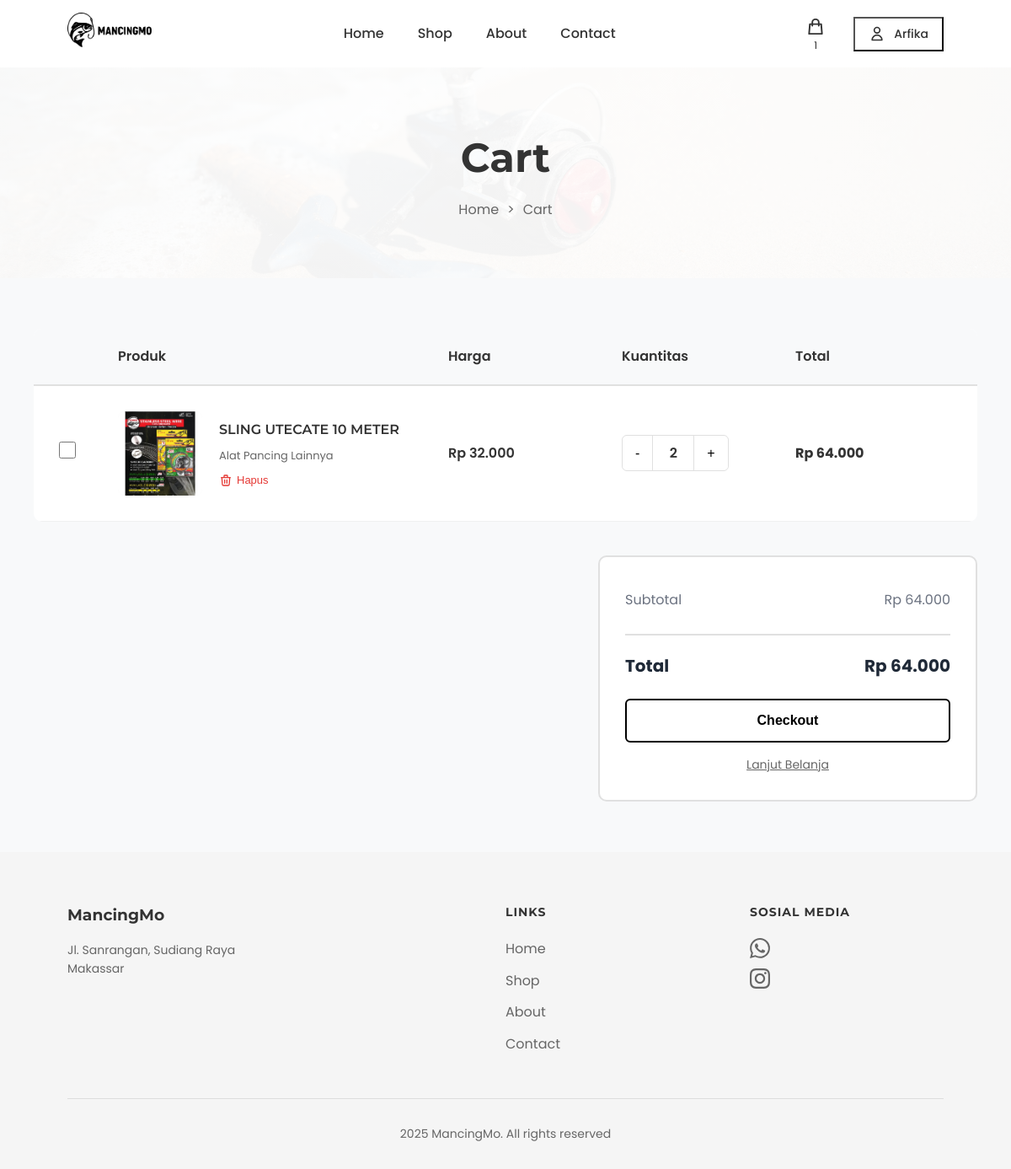
/cart/ (signed in), run on an earlier commit of the app's database.
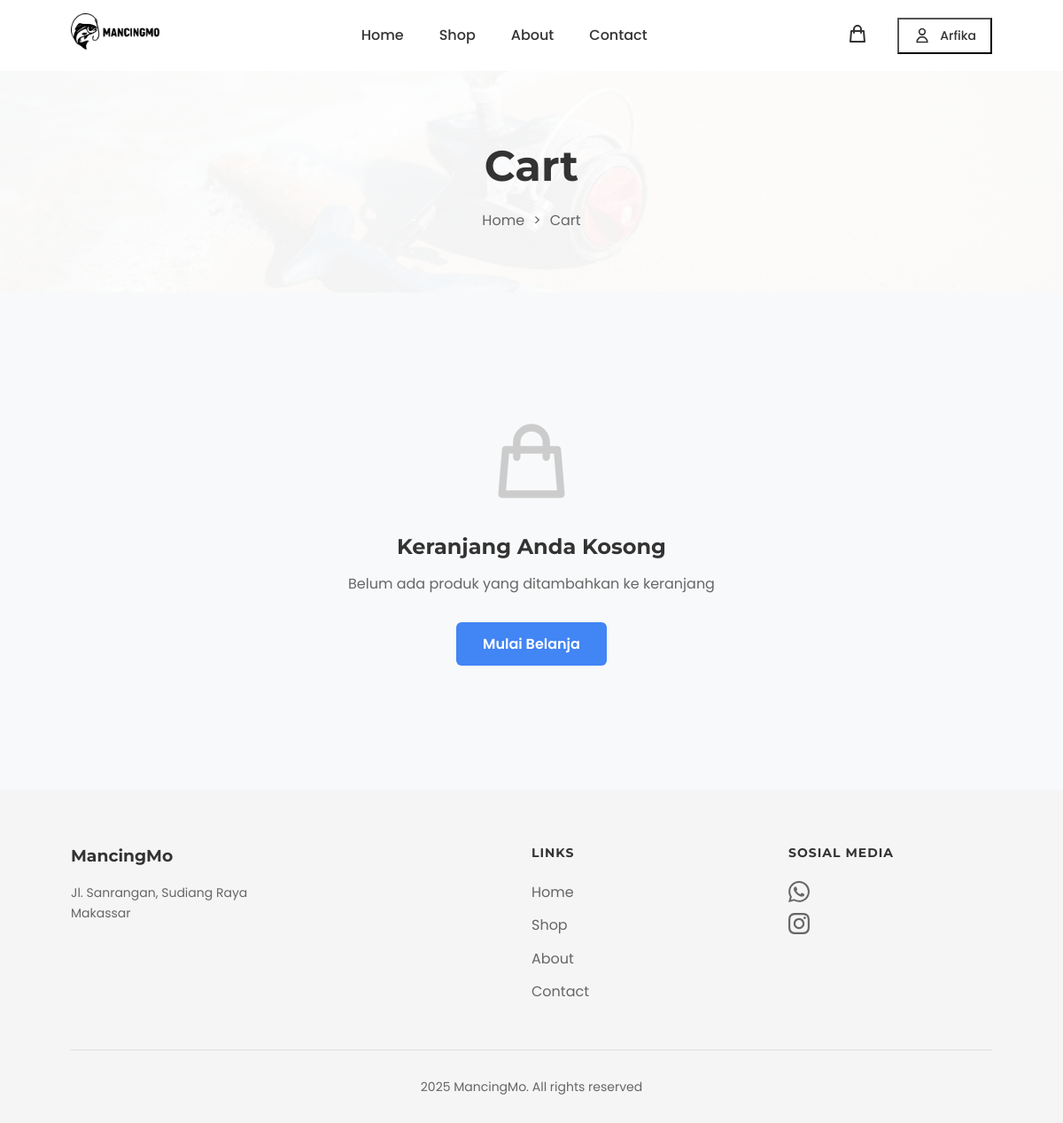
And on a later commit of the database.
### products/models.py (models this page shows, shortened)
class Cart(models.Model):
    user = models.OneToOneField(User, on_delete=models.CASCADE, related_name='cart', verbose_name="Pengguna")
    created_at = models.DateTimeField(auto_now_add=True, verbose_name="Dibuat Pada")
    updated_at = models.DateTimeField(auto_now=True, verbose_name="Diperbarui Pada")
    class Meta:
        verbose_name = "Keranjang"
        verbose_name_plural = "Keranjang"
        app_label = 'products'
    @property
    def unique_items_count(self):
        return self.items.count()
    def get_total(self):
        return sum(item.get_subtotal() for item in self.items.all())
    def get_unique_items_count(self):
        return self.unique_items_count

class CartItem(models.Model):
    cart = models.ForeignKey(Cart, on_delete=models.CASCADE, related_name='items', verbose_name="Keranjang")
    product = models.ForeignKey(Product, on_delete=models.CASCADE, verbose_name="Produk")
    quantity = models.IntegerField(default=1, verbose_name="Jumlah")
    added_at = models.DateTimeField(auto_now_add=True, verbose_name="Ditambahkan Pada")
    class Meta:
        verbose_name = "Item Keranjang"
        verbose_name_plural = "Item Keranjang"
        unique_together = ('cart', 'product')
    @property
    def subtotal(self):
        return self.product.price * self.quantity
    def get_subtotal(self):
        return self.subtotal

class Product(models.Model):
    name = models.CharField(max_length=300, verbose_name="Nama Produk")
    slug = models.SlugField(unique=True, blank=True, verbose_name="Slug")
    description = models.TextField(verbose_name="Deskripsi")
    price = models.DecimalField(max_digits=10, decimal_places=0, verbose_name="Harga")
    category = models.ForeignKey(Category, on_delete=models.CASCADE, related_name='products', verbose_name="Kategori")
    stock = models.IntegerField(default=0, verbose_name="Stok")
    image = models.ImageField(upload_to='products/', blank=True, null=True, verbose_name="Gambar")
    is_active = models.BooleanField(default=True, verbose_name="Aktif")
    featured = models.BooleanField(default=False, verbose_name="Unggulan")
    created_at = models.DateTimeField(auto_now_add=True, verbose_name="Dibuat Pada")
    updated_at = models.DateTimeField(auto_now=True, verbose_name="Diperbarui Pada")
    class Meta:
        verbose_name = "Produk"
        verbose_name_plural = "Produk"
        ordering = ['-created_at']
        app_label = 'products'

class Category(models.Model):
    name = models.CharField(max_length=200, verbose_name="Nama Kategori")
    slug = models.SlugField(unique=True, blank=True, verbose_name="Slug")
    description = models.TextField(blank=True, verbose_name="Deskripsi")
    created_at = models.DateTimeField(auto_now_add=True, verbose_name="Dibuat Pada")
    class Meta:
        verbose_name = "Kategori"
        verbose_name_plural = "Kategori"
        ordering = ['name']
        app_label = 'products'

### products/views.py (the view)
# urls.py: path('cart/', views.cart, name='cart'),
@login_required
def cart(request):
    cart, created = Cart.objects.get_or_create(user=request.user)
    cart_items = cart.items.select_related('product').all()
    context = {
        'cart': cart,
        'cart_items': cart_items,
    }
    return render(request, 'cart.html', context)

### templates/cart.html (shortened to what this page needs)
{% extends 'base.html' %}
{% load static %}
{% load humanize %}
{% block extra_css %}
<link rel="stylesheet" href="{% static 'css/cart.css' %}">
{% endblock %}
{% block content %}
<section class="page-hero">
    <h1 class="page-title">Cart</h1>
    <div class="breadcrumb">
        <a href="{% url 'home' %}">Home</a>
        <span>></span>
        <span>Cart</span>
    </div>
</section>
<section class="cart-container">
    {% if cart_items %}
    <div class="cart-table">
        <div class="table-header">
            <div></div>
            <div>Produk</div>
            <div>Harga</div>
            <div>Kuantitas</div>
            <div>Total</div>
        </div>
        {% for item in cart_items %}
        <div class="cart-item">
            <div>
                <input type="checkbox" class="item-checkbox" data-item-id="{{ item.id }}">
            </div>
            <div class="item-details">
                <div class="item-image">
                    {% if item.product.image %}
                    <img src="{{ item.product.image.url }}" alt="{{ item.product.name }}">
                    {% else %}
                    <img src="{% static 'image/no-image.png' %}" alt="No Image">
                    {% endif %}
                </div>
                <div class="item-info">
                    <h3>{{ item.product.name }}</h3>
                    <div class="item-variant">{{ item.product.category.name }}</div>
                    <div class="item-actions">
                        <form method="post" action="{% url 'remove_from_cart' item.id %}" style="display: inline;">
                            <button type="submit" class="action-btn" onclick="return confirm('Hapus produk ini dari keranjang?')">
                                <svg fill="none" stroke="currentColor" viewBox="0 0 24 24">
                                    <path stroke-linecap="round" stroke-linejoin="round" stroke-width="2" d="M19 7l-.867 12.142A2 2 0 0116.138 21H7.862a2 2 0 01-1.995-1.858L5 7m5 4v6m4-6v6m1-10V4a1 1 0 00-1-1h-4a1 1 0 00-1 1v3M4 7h16"/>
                                </svg>
                                Hapus
                            </button>
                        </form>
                    </div>
                </div>
            </div>
            <div class="item-price">
                Rp {{ item.product.price|floatformat:0|intcomma }}
            </div>
            <div class="item-quantity">
                <button class="qty-btn" onclick="updateQuantity({{ item.id }}, 'decrease')">-</button>
                <span class="qty-display" id="qty-{{ item.id }}">{{ item.quantity }}</span>
                <button class="qty-btn" onclick="updateQuantity({{ item.id }}, 'increase')">+</button>
            </div>
            <div class="item-total" id="subtotal-{{ item.id }}">
                Rp {{ item.get_subtotal|floatformat:0|intcomma }}
            </div>
        </div>
        {% endfor %}
    </div>
    <div class="cart-summary">
        <div class="summary-row">
            <span>Subtotal</span>
            <span id="cart-subtotal">Rp {{ cart.get_total|floatformat:0|intcomma }}</span>
        </div>
        <div class="summary-row total">
            <span>Total</span>
            <span id="cart-total">Rp {{ cart.get_total|floatformat:0|intcomma }}</span>
        </div>
        <form method="post" action="{% url 'checkout' %}">
            <button type="submit" class="btn-checkout">Checkout</button>
        </form>
        <a href="{% url 'shop' %}" class="link-continue">Lanjut Belanja</a>
    </div>
    {% else %}
    <div class="empty-cart">
        <svg fill="none" stroke="currentColor" viewBox="0 0 24 24">
            <path stroke-linecap="round" stroke-linejoin="round" stroke-width="2" d="M16 11V7a4 4 0 00-8 0v4M5 9h14l1 12H4L5 9z"/>
        </svg>
        <h3>Keranjang Anda Kosong</h3>
        <p>Belum ada produk yang ditambahkan ke keranjang</p>
        <a href="{% url 'shop' %}" class="btn-shop">Mulai Belanja</a>
    </div>
    {% endif %}
</section>
{% endblock %}

### templates/includes/header.html (shortened to what this page needs)
{% load static %}
<nav>
    <div class="logo">
        <a href="{% url 'home' %}">
            <img src="{% static 'image/logo mancingmo.png' %}" alt="MancingMo Logo">
        </a>
    </div>
    <ul class="nav-links">
        <li><a href="{% url 'home' %}">Home</a></li>
        <li><a href="{% url 'shop' %}">Shop</a></li>
        <li><a href="{% url 'about' %}">About</a></li>
        <li><a href="{% url 'contact' %}">Contact</a></li>
    </ul>
    <div class="nav-icons">
        <a href="{% url 'cart' %}" class="icon-link cart-icon-wrapper">
            <svg fill="none" stroke="currentColor" viewBox="0 0 24 24">
                <path stroke-linecap="round" stroke-linejoin="round" stroke-width="2" d="M16 11V7a4 4 0 00-8 0v4M5 9h14l1 12H4L5 9z"/>
            </svg>
            {% if user.is_authenticated %}
            <span class="cart-badge" id="cartBadge">
                {% if user.cart.get_unique_items_count > 0 %}{{ user.cart.get_unique_items_count }}{% endif %}
            </span>
            {% endif %}
        </a>
        {% if user.is_authenticated %}
        <div class="user-menu">
            <button class="user-btn">
                <svg fill="none" stroke="currentColor" viewBox="0 0 24 24">
                    <path stroke-linecap="round" stroke-linejoin="round" stroke-width="2" d="M16 7a4 4 0 11-8 0 4 4 0 018 0zM12 14a7 7 0 00-7 7h14a7 7 0 00-7-7z"/>
                </svg>
                <span class="user-name">{{ user.first_name|default:user.username }}</span>
            </button>
        </div>
        {% endif %}
    </div>
</nav>

What changed in the data, as far as the page shows it:
removed CartItem: product.image (picture), product.name "SLING UTECATE 10 METER", product.category.name "Alat Pancing Lainnya", product.price "32.000", quantity "2", get_subtotal "64.000"
no longer on this page (row unchanged): Cart: get_total "64.000"
Also different on the page:
{{ user.cart.get_unique_items_count }}: "1" → (not shown)
text no longer shown: "Produk Harga Kuantitas Total Subtotal Rp Total Rp Checkout Lanjut Belanja"
text now shown: "Keranjang Anda Kosong Belum ada produk yang ditambahkan ke keranjang Mulai Belanja"
